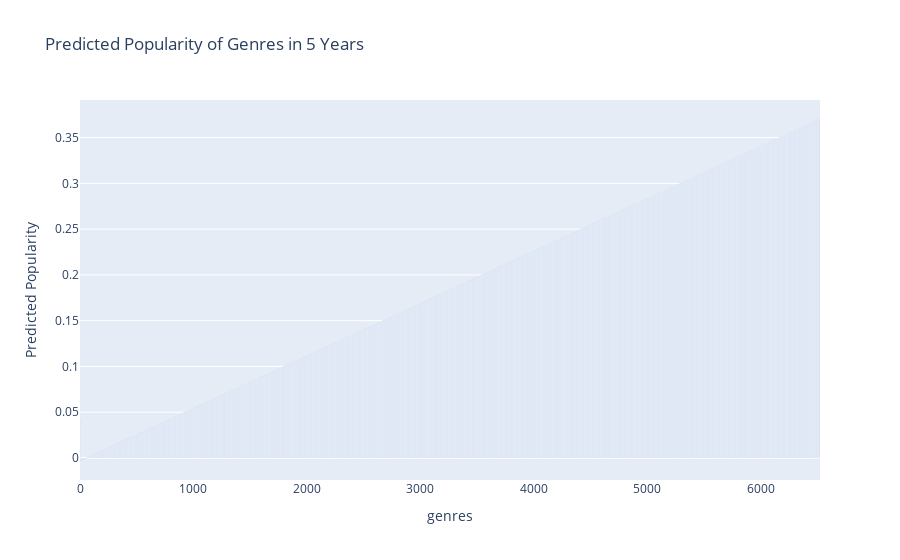

Notebook source saved alongside this figure:
### Code cell
original_popularity_std = finalMovies['popularity'].std()
original_popularity_mean = finalMovies['popularity'].mean()
five_years_predictions_original_scale = (five_years_predictions * original_popularity_std) + original_popularity_mean

import matplotlib.pyplot as plt

predicted_genres_names = [reverse_genre_mapping[idx] for idx in five_years_data['genres']]

# Convert the predictions to their original scale
five_years_predictions_original_scale = (five_years_predictions * original_popularity_std) + original_popularity_mean

# Create a DataFrame with the predicted genres and their popularity scores
predicted_data = pd.DataFrame({'genres': predicted_genres_names, 'predicted_popularity': five_years_predictions_original_scale.flatten()})

# Plot the bar graph using Plotly
import plotly.express as px
fig = px.bar(predicted_data, x='genres', y='predicted_popularity', labels={'predicted_popularity': 'Predicted Popularity'}, title='Predicted Popularity of Genres in 5 Years')
fig.show()

### Figure 1 — Plotly figure (JSON) as saved in the notebook; plotly's stock layout.template omitted (floating-point values rounded to 4 significant figures; data arrays with more than 128 entries replaced by an {"elided": "..."} marker saying what was removed)
{"data": [{"alignmentgroup": "True", "hovertemplate": "genres=%{x}<br>Predicted Popularity=%{y}<extra></extra>", "legendgroup": "", "marker": {"color": "#636efa", "pattern": {"shape": ""}}, "name": "", "offsetgroup": "", "orientation": "v", "showlegend": false, "textposition": "auto", "type": "bar", "x": {"elided": "6524 int values"}, "xaxis": "x", "y": {"elided": "6524 float values"}, "yaxis": "y"}], "layout": {"barmode": "relative", "legend": {"tracegroupgap": 0}, "title": {"text": "Predicted Popularity of Genres in 5 Years"}, "xaxis": {"anchor": "y", "domain": [0, 1], "title": {"text": "genres"}}, "yaxis": {"anchor": "x", "domain": [0, 1], "title": {"text": "Predicted Popularity"}}}}
